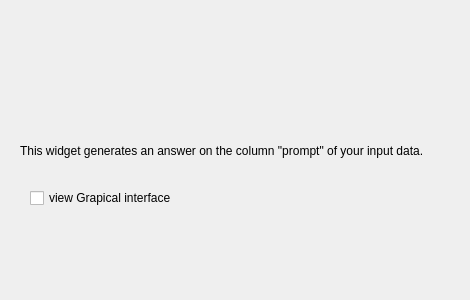
<?xml version="1.0" encoding="UTF-8"?>
<ui version="4.0">
 <class>Form</class>
 <widget class="QWidget" name="Form">
  <property name="geometry">
   <rect>
    <x>0</x>
    <y>0</y>
    <width>470</width>
    <height>300</height>
   </rect>
  </property>
  <property name="windowTitle">
   <string>Form</string>
  </property>
  <widget class="QLabel" name="Description">
   <property name="geometry">
    <rect>
     <x>20</x>
     <y>20</y>
     <width>431</width>
     <height>261</height>
    </rect>
   </property>
   <property name="text">
    <string>This widget generates an answer on the column &quot;prompt&quot; of your input data.</string>
   </property>
   <property name="textFormat">
    <enum>Qt::AutoText</enum>
   </property>
   <property name="alignment">
    <set>Qt::AlignLeading|Qt::AlignLeft|Qt::AlignVCenter</set>
   </property>
   <property name="wordWrap">
    <bool>true</bool>
   </property>
  </widget>
  <widget class="QCheckBox" name="checkBox">
   <property name="geometry">
    <rect>
     <x>30</x>
     <y>190</y>
     <width>221</width>
     <height>16</height>
    </rect>
   </property>
   <property name="text">
    <string>view Grapical interface</string>
   </property>
   <property name="tristate">
    <bool>true</bool>
   </property>
  </widget>
 </widget>
 <resources/>
 <connections/>
</ui>
